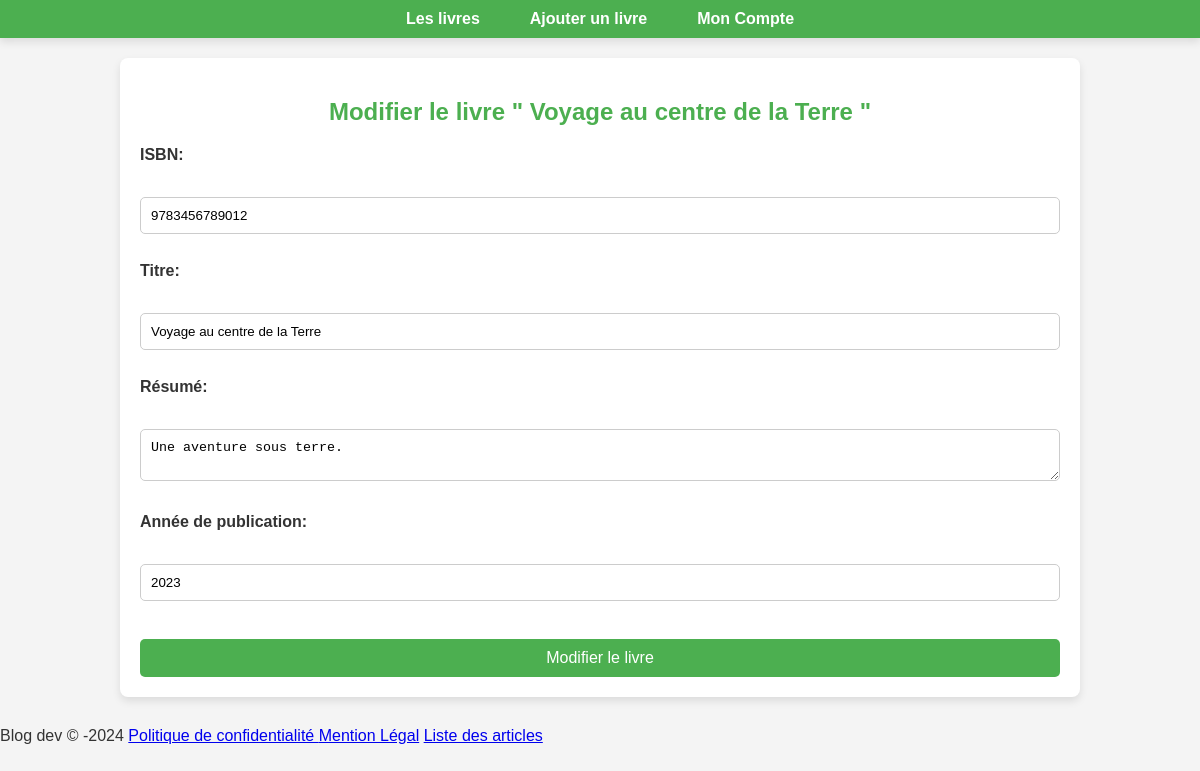
The page /index.php?page=update&id=14 on the database its author committed.
### tables this page shows
CREATE TABLE IF NOT EXISTS `book` (
  `id` int NOT NULL AUTO_INCREMENT,
  `isbn` bigint NOT NULL,
  `title` varchar(150) NOT NULL,
  `summary` text,
  `publication_year` int NOT NULL,
  `issue_date` datetime DEFAULT NULL,
  `updated_at` datetime NOT NULL,
  PRIMARY KEY (`id`)
);

### index.php (called while the page is built)
<?php
require('./router.php');
require('./views/layout.php');

### models/connection.php (called while the page is built, shortened)
<?php
function dbConnect() {
    try {
        $db = new PDO(
            'mysql:host=' . HOST . ';port=' . PORT . ';dbname=' . DBNAME,
            USERNAME,
            PASSWORD,
            [PDO::ATTR_ERRMODE => PDO::ERRMODE_EXCEPTION]
        );
        $db->setAttribute(PDO::ATTR_DEFAULT_FETCH_MODE, PDO::FETCH_ASSOC);
        $db->exec('SET NAMES utf8');
        return $db;
    } catch (PDOException $e) {
        error_log("Erreur de connexion : " . $e->getMessage());
        die("Erreur de connexion à la base de données");
    }
}

### models/CRUD.php (called while the page is built, shortened)
<?php
require_once('./models/connection.php');
function getBook(int $id): mixed {
    $sql = "SELECT id,isbn, title, summary, publication_year FROM book WHERE id = :id";
    $query = dbConnect()->prepare($sql);
    $query->bindParam(':id', $id, PDO::PARAM_INT);
    $query->execute();
    return $query->fetch();
}

### controllers/updateController.php (called while the page is built, shortened)
<?php
require_once('./models/CRUD.php');
$book = getBook($_GET['id']);

### router.php (called while the page is built, shortened)
<?php
$availableRoutesNames =array_keys(AVAILABLE_ROUTES);
if (isset($_GET['page']) && in_array($_GET['page'], $availableRoutesNames,true) ) {
    $controller = AVAILABLE_ROUTES[$_GET['page']]['template'];
    } else {
    $controller = DEFAULT_ROUTES['template'];
    $SEO = DEFAULT_ROUTES['SEO'];
}
require './controllers/'. $controller;

### views/pages/update.php (the view, shortened to what this page needs)
<div class="container">
        <form method="POST" action="">
                <h2>Modifier le livre " <?= $book['title'] ?> "</h2>
                <label for="isbn">ISBN:</label><br>
                <input type="number" id="isbn" name="isbn" value="<?= $book['isbn'] ?>"><br><br>
                <label for="title">Titre:</label><br>
                <input type="text" id="title" name="title" value="<?= $book['title'] ?>" ><br><br>
                <label for="summary">Résumé:</label><br>
                <textarea id="summary" name="summary"><?= htmlspecialchars($book['summary']) ?></textarea><br><br>
                <label for="publication_year">Année de publication:</label><br>
                <input type="number" id="publication_year" name="publication_year" value="<?= $book['publication_year'] ?>"><br><br>
                <input type="submit" name="update_book" value="Modifier le livre">
        </form>
</div>

### public/css/style.css (style rules this page uses)
body { margin: auto; font-family: Arial, sans-serif; background-color: #f4f4f4; margin: 0; padding: 0; color: #333; }
.container { width: 50vw; margin: 0 auto; padding-top: 20px; }
h2 { color: #4CAF50; text-align: center; }
form { background-color: #fff; padding: 20px; border-radius: 8px; box-shadow: 0 4px 8px rgba(0, 0, 0, 0.1); margin-bottom: 30px; }
label { font-weight: bold; margin-bottom: 5px; display: block; }
input[type="text"], input[type="number"], input[type="email"], input[type="date"], input[type="password"], input[type="file"], textarea, select { width: 100%; padding: 10px; margin: 10px 0; border: 1px solid #ccc; border-radius: 5px; box-sizing: border-box; }
input[type="submit"] { background-color: #4CAF50; color: white; padding: 10px 20px; border: none; border-radius: 5px; cursor: pointer; font-size: 16px; width: 100%; margin-top: 10px; }
body { font-family: Arial, sans-serif; background-color: #f4f4f4; margin: 0; padding: 0; color: #333; }
.container { width: 80%; margin: 0 auto; padding-top: 20px; }

### rows shown on the page
book: title "Voyage au centre de la Terre", isbn "9783456789012", summary "Une aventure sous terre.", publication_year "2023"
